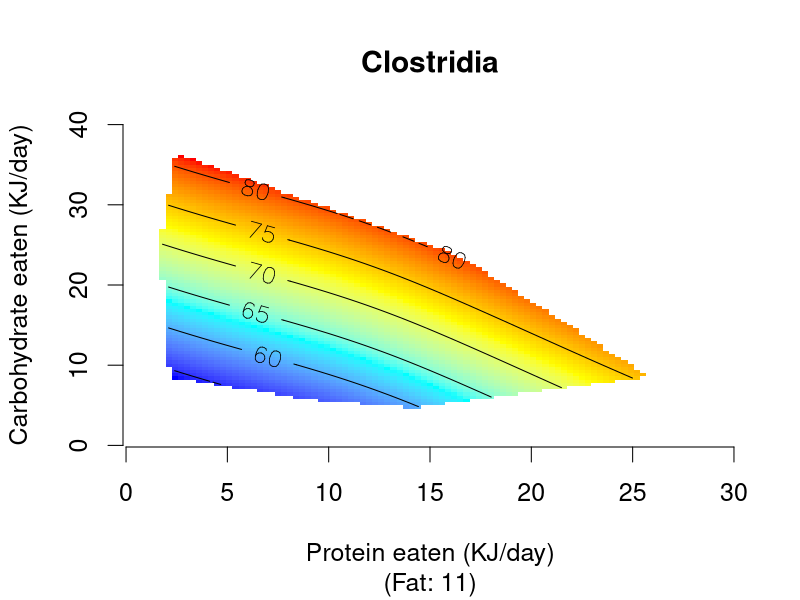

Recreate this plot in R. (Note: this script raises an error after producing the figure.)
require(mgcv)
require(sp)

rgb.palette<-colorRampPalette(c("blue","cyan","yellow","red"),space="Lab",interpolate="linear")


no.cols<-256
gr<-101				# resolution along each axis. 
findConvex<-function(x,y,names){
	hull<-cbind(x,y)[chull(cbind(x,y)),]
	px<-pretty(x)			# returns same number of items as x, but rounded and evenly spaced.
	py<-pretty(y)
	x.new<-seq(min(px),max(px),len=gr)
	y.new<-seq(min(py),max(py),len=gr)
	ingrid<-as.data.frame(expand.grid(x.new,y.new))
	Fgrid<-ingrid
	Fgrid[(point.in.polygon(ingrid[,1], ingrid[,2], hull[,1],hull[,2])==0),]<-NA
	names(Fgrid)<-names
	return(Fgrid)
	}

# Get hold of the data set
genus  <- read.csv("phylogenetic-genus.csv",header=1)
family <- read.csv("phylogenetic-family.csv",header=1)
class  <- read.csv("phylogenetic-class.csv",header=1)

# Pre-processing. These are the coordinates at which GAM predictions are extracted, for plotting surfaces. Can't plot surfaces
# for 3D data, so take a slice at median protein/carb/fat values. 
dfgenus <- findConvex(genus$eaten.P, genus$eaten.C, c("eaten.P","eaten.C"))
dfgenus$eaten.F <- median(genus$eaten.F)

dfgenus2 <- findConvex(genus$eaten.P, genus$eaten.F, c("eaten.P","eaten.F"))
dfgenus2$eaten.C <- median(genus$eaten.C)

dfgenus3 <- findConvex(genus$eaten.C, genus$eaten.F, c("eaten.C","eaten.F"))
dfgenus3$eaten.P <- median(genus$eaten.P)

drawResponse <- function(name, training, newdata, graphName, summaryName, protFat=FALSE, protCarb=FALSE) 
{
	# name = name of the taxa, which is the response value column in the input table. 
	# training = the dataframe containing the response data, and the predictor values. 
	# newData = dataframe describing the values at which predictions are to be calcualted for drawing a landscape. 
	# graphname = location of where landscape graph is to be written
	# summaryName = location of where summary of gam quality-of-fit should be written. 
	k1 <- 10
	k2 <- 10
	print(name)
	gam1 <- gam(eval(parse(text=name)) ~ s(eaten.P,k=k1,bs="tp")+s(eaten.C,k=k1,bs="tp")+s(eaten.F,k=k1,bs="tp") 
							+s(eaten.P,eaten.C,k=k2,bs="tp")+s(eaten.P,eaten.F,k=k2,bs="tp") +s(eaten.C,eaten.F,k=k2,bs="tp")
							+s(eaten.P,eaten.C,eaten.F,k=k2,bs="tp"), 
							gamma=1.0,method="REML",data=training,select=TRUE)

	fit1 <- predict(gam1, newdata=newdata)

	# Draw the landscape
	nlev <- 8
	map <- rgb.palette(no.cols)
	sub <- paste("(Fat: ",round(unique(newdata$eaten.F),0),")", sep="")
	if(protFat)
	{
		sub <- paste("(Carb: ",round(unique(newdata$eaten.C),0),")", sep="")
	}
	if(protCarb)
	{
		sub <- paste("(Prot: ",round(unique(newdata$eaten.P),0),")", sep="")	
	}
	mn <- min(c(unlist(fit1)),na.rm=TRUE)		# the minimum and maximum values enountered in the fit. 
	mx <- max(c(unlist(fit1)),na.rm=TRUE)

	pdf(graphName)
	par(cex=1.5)								# make text bigger on plot
	locs<-(range(unlist(fit1),na.rm=TRUE)-mn)/(mx-mn)*no.cols
	surf<-matrix(fit1,nrow=sqrt(dim(newdata)[1]))
	px<-pretty(genus$eaten.P)			# the tick locations, made pretty (0  5 10 15 20 25 30)
	py<-pretty(genus$eaten.C)
	if(protFat)
	{
		py<-pretty(genus$eaten.F)
	}	
	if(protCarb)
	{
		px<-pretty(genus$eaten.C)
		py<-pretty(genus$eaten.F)
	}
	x.new<-seq(min(px),max(px),len=gr)	# x and y locations where coloured boxes are to be drawn. 
	y.new<-seq(min(py),max(py),len=gr)
	xlab <- 'Protein eaten (KJ/day)'
	ylab <- 'Carbohydrate eaten (KJ/day)'
	if (protFat)
	{
		ylab <- 'Fat eaten (KJ/day)'
	}
	if(protCarb)
	{
		xlab <- 'Carbohydrate eaten (KJ/day)'
		ylab <- 'Fat eaten (KJ/day)'
	}
	# image creates a pixelised plot. 
	image(x.new,y.new,surf,col=map[locs[1]:locs[2]],xlab=xlab,ylab=ylab, main=name,sub=sub,axes=FALSE)
	axis(1)								# draw the axes
	axis(2)
	contour(x.new,y.new,surf,add=TRUE,levels=pretty(range(mn,mx),8),labcex=1.5)		# labcex adjusts font size for contour lines. 
	dev.off()

	print(summaryName)
	sink(file=summaryName) 
	print(summary(gam1))
	sink() 
}


######## GENUS #########
# for (j in 20:659)
# {
# 	if (mean(unlist(genus[j])) > 0.5)
# 	{
# 		name <- colnames(genus)[j]
# 		graphLoc <- paste('genus/', name, '.pdf', sep="")
# 		summaryLoc <- paste('genus/', name, '.summary.txt', sep="")
# 		drawResponse(name,genus,dfgenus,graphLoc,summaryLoc)

# 		name <- colnames(genus)[j]
# 		graphLoc <- paste('genus/', name, '-PF.pdf', sep="")
# 		drawResponse(name,genus,dfgenus2,graphLoc,summaryLoc,protFat=TRUE)

# 		name <- colnames(genus)[j]
# 		graphLoc <- paste('genus/', name, '-CF.pdf', sep="")
# 		drawResponse(name,genus,dfgenus3,graphLoc,summaryLoc,protCarb=TRUE)		
# 	}
# }

######### FAMILY #########
# for (j in 20:217)
# {
# 	if (mean(unlist(family[j])) > 0.5)
# 	{
# 		name <- colnames(family)[j]
# 		graphLoc <- paste('family/', name, '.pdf', sep='')
# 		summaryLoc <- paste('family/', name, '.summary.txt', sep='')
# 		drawResponse(name,family,dfgenus,graphLoc,summaryLoc)
		
# 		graphLoc <- paste('family/', name, '-PF.pdf', sep='')
# 		drawResponse(name,family,dfgenus2,graphLoc,summaryLoc,protFat=TRUE)		
		
# 		graphLoc <- paste('family/', name, '-CF.pdf', sep='')
# 		drawResponse(name,family,dfgenus3,graphLoc,summaryLoc,protCarb=TRUE)				
# 	}
# }

######## CLASS #########
for (j in 20:58)
{
	if (mean(unlist(class[j])) > 0.5)
	{
		name <- colnames(class)[j]
		graphLoc <- paste('class/', name, '.pdf', sep="")
		summaryLoc <- paste('class/', name, '.summary.txt', sep="")
		drawResponse(name,class,dfgenus,graphLoc,summaryLoc)

		graphLoc <- paste('class/', name, '-PF.pdf', sep="")
		drawResponse(name,class,dfgenus2,graphLoc,summaryLoc,protFat=TRUE)

		graphLoc <- paste('class/', name, '-CF.pdf', sep="")
		drawResponse(name,class,dfgenus3,graphLoc,summaryLoc,protCarb=TRUE)
	}
}
